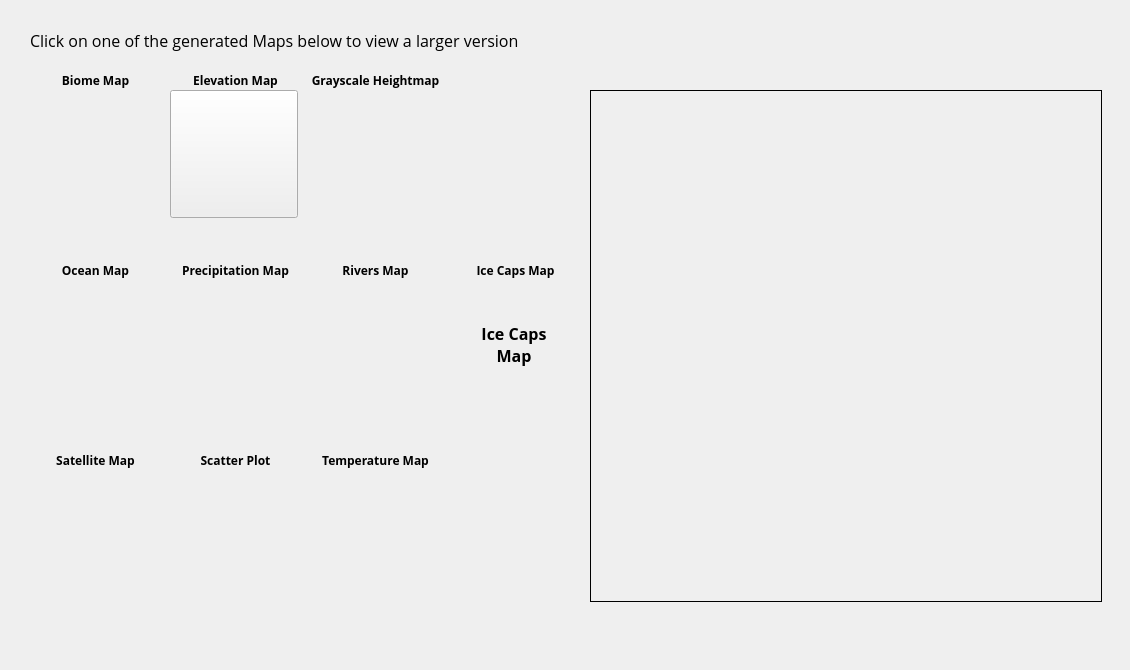
     <widget class="QWidget" name="tbMaps">
      <attribute name="title">
       <string>Generated Maps</string>
      </attribute>
      <widget class="QLabel" name="label_18">
       <property name="geometry">
        <rect>
         <x>30</x>
         <y>20</y>
         <width>541</width>
         <height>41</height>
        </rect>
       </property>
       <property name="font">
        <font>
         <family>Open Sans</family>
         <pointsize>-1</pointsize>
        </font>
       </property>
       <property name="styleSheet">
        <string notr="true">font-family: Open Sans;
font-size: 16px;</string>
       </property>
       <property name="text">
        <string>Click on one of the generated Maps below to view a larger version</string>
       </property>
       <property name="alignment">
        <set>Qt::AlignLeading|Qt::AlignLeft|Qt::AlignVCenter</set>
       </property>
       <property name="wordWrap">
        <bool>true</bool>
       </property>
      </widget>
      <widget class="QLabel" name="lblImage">
       <property name="geometry">
        <rect>
         <x>590</x>
         <y>90</y>
         <width>512</width>
         <height>512</height>
        </rect>
       </property>
       <property name="font">
        <font>
         <family>Open Sans</family>
         <pointsize>-1</pointsize>
        </font>
       </property>
       <property name="styleSheet">
        <string notr="true">font-family: Open Sans;
font-size: 16px;</string>
       </property>
       <property name="frameShape">
        <enum>QFrame::Box</enum>
       </property>
       <property name="text">
        <string/>
       </property>
       <property name="pixmap">
        <pixmap resource="worldengine.qrc">:/Images/seed_48791_biome.png</pixmap>
       </property>
       <property name="alignment">
        <set>Qt::AlignCenter</set>
       </property>
       <property name="wordWrap">
        <bool>true</bool>
       </property>
      </widget>
      <widget class="QPushButton" name="btnEM">
       <property name="geometry">
        <rect>
         <x>170</x>
         <y>90</y>
         <width>128</width>
         <height>128</height>
        </rect>
       </property>
       <property name="font">
        <font>
         <family>Open Sans</family>
         <pointsize>-1</pointsize>
         <weight>75</weight>
         <bold>true</bold>
        </font>
       </property>
       <property name="toolTip">
        <string>Elevation Map</string>
       </property>
       <property name="styleSheet">
        <string notr="true">font-family: Open Sans;
font-size: 16px;</string>
       </property>
       <property name="text">
        <string/>
       </property>
       <property name="icon">
        <iconset resource="worldengine.qrc">
         <normaloff>:/Images/seed_57829_elevation.png</normaloff>:/Images/seed_57829_elevation.png</iconset>
       </property>
       <property name="iconSize">
        <size>
         <width>112</width>
         <height>112</height>
        </size>
       </property>
      </widget>
      <widget class="QPushButton" name="btnPM">
       <property name="geometry">
        <rect>
         <x>170</x>
         <y>280</y>
         <width>128</width>
         <height>128</height>
        </rect>
       </property>
       <property name="font">
        <font>
         <family>Open Sans</family>
         <pointsize>-1</pointsize>
         <weight>75</weight>
         <bold>true</bold>
        </font>
       </property>
       <property name="toolTip">
        <string>Precipitation Map</string>
       </property>
       <property name="styleSheet">
        <string notr="true">font-family: Open Sans;
font-size: 16px;</string>
       </property>
       <property name="text">
        <string/>
       </property>
       <property name="icon">
        <iconset resource="worldengine.qrc">
         <normaloff>:/Images/seed_57829_precipitation.png</normaloff>:/Images/seed_57829_precipitation.png</iconset>
       </property>
       <property name="iconSize">
        <size>
         <width>112</width>
         <height>112</height>
        </size>
       </property>
       <property name="flat">
        <bool>true</bool>
       </property>
      </widget>
      <widget class="QPushButton" name="btnTM">
       <property name="geometry">
        <rect>
         <x>310</x>
         <y>470</y>
         <width>128</width>
         <height>128</height>
        </rect>
       </property>
       <property name="font">
        <font>
         <family>Open Sans</family>
         <pointsize>-1</pointsize>
         <weight>75</weight>
         <bold>true</bold>
        </font>
       </property>
       <property name="toolTip">
        <string>Temperature Map</string>
       </property>
       <property name="styleSheet">
        <string notr="true">font-family: Open Sans;
font-size: 16px;</string>
       </property>
       <property name="text">
        <string/>
       </property>
       <property name="icon">
        <iconset resource="worldengine.qrc">
         <normaloff>:/Images/seed_57829_temperature.png</normaloff>:/Images/seed_57829_temperature.png</iconset>
       </property>
       <property name="iconSize">
        <size>
         <width>112</width>
         <height>112</height>
        </size>
       </property>
       <property name="flat">
        <bool>true</bool>
       </property>
      </widget>
      <widget class="QPushButton" name="btnBM">
       <property name="geometry">
        <rect>
         <x>30</x>
         <y>90</y>
         <width>128</width>
         <height>128</height>
        </rect>
       </property>
       <property name="font">
        <font>
         <family>Open Sans</family>
         <pointsize>-1</pointsize>
         <weight>75</weight>
         <bold>true</bold>
        </font>
       </property>
       <property name="toolTip">
        <string>Biome Map</string>
       </property>
       <property name="styleSheet">
        <string notr="true">font-family: Open Sans;
font-size: 16px;</string>
       </property>
       <property name="text">
        <string/>
       </property>
       <property name="icon">
        <iconset resource="worldengine.qrc">
         <normaloff>:/Images/seed_57829_biome.png</normaloff>:/Images/seed_57829_biome.png</iconset>
       </property>
       <property name="iconSize">
        <size>
         <width>112</width>
         <height>112</height>
        </size>
       </property>
       <property name="flat">
        <bool>true</bool>
       </property>
      </widget>
      <widget class="QPushButton" name="btnOM">
       <property name="geometry">
        <rect>
         <x>30</x>
         <y>280</y>
         <width>128</width>
         <height>128</height>
        </rect>
       </property>
       <property name="font">
        <font>
         <family>Open Sans</family>
         <pointsize>-1</pointsize>
         <weight>75</weight>
         <bold>true</bold>
        </font>
       </property>
       <property name="toolTip">
        <string>Ocean Map</string>
       </property>
       <property name="styleSheet">
        <string notr="true">font-family: Open Sans;
font-size: 16px;</string>
       </property>
       <property name="text">
        <string/>
       </property>
       <property name="icon">
        <iconset resource="worldengine.qrc">
         <normaloff>:/Images/seed_57829_ocean.png</normaloff>:/Images/seed_57829_ocean.png</iconset>
       </property>
       <property name="iconSize">
        <size>
         <width>112</width>
         <height>112</height>
        </size>
       </property>
       <property name="flat">
        <bool>true</bool>
       </property>
      </widget>
      <widget class="QPushButton" name="btnRM">
       <property name="geometry">
        <rect>
         <x>310</x>
         <y>280</y>
         <width>128</width>
         <height>128</height>
        </rect>
       </property>
       <property name="font">
        <font>
         <family>Open Sans</family>
         <pointsize>-1</pointsize>
         <weight>75</weight>
         <bold>true</bold>
        </font>
       </property>
       <property name="toolTip">
        <string>Rivers Map</string>
       </property>
       <property name="styleSheet">
        <string notr="true">font-family: Open Sans;
font-size: 16px;</string>
       </property>
       <property name="text">
        <string/>
       </property>
       <property name="icon">
        <iconset resource="worldengine.qrc">
         <normaloff>:/Images/seed_57829_rivers.png</normaloff>:/Images/seed_57829_rivers.png</iconset>
       </property>
       <property name="iconSize">
        <size>
         <width>112</width>
         <height>112</height>
        </size>
       </property>
       <property name="flat">
        <bool>true</bool>
       </property>
      </widget>
      <widget class="QPushButton" name="btnGH">
       <property name="geometry">
        <rect>
         <x>310</x>
         <y>90</y>
         <width>128</width>
         <height>128</height>
        </rect>
       </property>
       <property name="font">
        <font>
         <family>Open Sans</family>
         <pointsize>-1</pointsize>
         <weight>75</weight>
         <bold>true</bold>
        </font>
       </property>
       <property name="toolTip">
        <string>Grayscale Heightmap</string>
       </property>
       <property name="styleSheet">
        <string notr="true">font-family: Open Sans;
font-size: 16px;</string>
       </property>
       <property name="text">
        <string/>
       </property>
       <property name="icon">
        <iconset resource="worldengine.qrc">
         <normaloff>:/Images/seed_57829_grayscale.png</normaloff>:/Images/seed_57829_grayscale.png</iconset>
       </property>
       <property name="iconSize">
        <size>
         <width>112</width>
         <height>112</height>
        </size>
       </property>
       <property name="flat">
        <bool>true</bool>
       </property>
      </widget>
      <widget class="QPushButton" name="btnSP">
       <property name="geometry">
        <rect>
         <x>170</x>
         <y>470</y>
         <width>128</width>
         <height>128</height>
        </rect>
       </property>
       <property name="font">
        <font>
         <family>Open Sans</family>
         <pointsize>-1</pointsize>
         <weight>75</weight>
         <bold>true</bold>
        </font>
       </property>
       <property name="toolTip">
        <string>Scatter Plot</string>
       </property>
       <property name="styleSheet">
        <string notr="true">font-family: Open Sans;
font-size: 16px;</string>
       </property>
       <property name="text">
        <string/>
       </property>
       <property name="icon">
        <iconset resource="worldengine.qrc">
         <normaloff>:/Images/seed_57829_scatter.png</normaloff>:/Images/seed_57829_scatter.png</iconset>
       </property>
       <property name="iconSize">
        <size>
         <width>112</width>
         <height>112</height>
        </size>
       </property>
       <property name="flat">
        <bool>true</bool>
       </property>
      </widget>
      <widget class="QPushButton" name="btnSM">
       <property name="geometry">
        <rect>
         <x>30</x>
         <y>470</y>
         <width>128</width>
         <height>128</height>
        </rect>
       </property>
       <property name="font">
        <font>
         <family>Open Sans</family>
         <pointsize>-1</pointsize>
         <weight>75</weight>
         <bold>true</bold>
        </font>
       </property>
       <property name="toolTip">
        <string>Satellite Map</string>
       </property>
       <property name="styleSheet">
        <string notr="true">font-family: Open Sans;
font-size: 16px;</string>
       </property>
       <property name="text">
        <string/>
       </property>
       <property name="icon">
        <iconset resource="worldengine.qrc">
         <normaloff>:/Images/seed_57829_satellite.png</normaloff>:/Images/seed_57829_satellite.png</iconset>
       </property>
       <property name="iconSize">
        <size>
         <width>112</width>
         <height>112</height>
        </size>
       </property>
       <property name="flat">
        <bool>true</bool>
       </property>
      </widget>
      <widget class="QPushButton" name="btnICM">
       <property name="geometry">
        <rect>
         <x>450</x>
         <y>280</y>
         <width>128</width>
         <height>128</height>
        </rect>
       </property>
       <property name="font">
        <font>
         <family>Open Sans</family>
         <pointsize>-1</pointsize>
         <weight>75</weight>
         <bold>true</bold>
        </font>
       </property>
       <property name="toolTip">
        <string>Ice Caps Map</string>
       </property>
       <property name="styleSheet">
        <string notr="true">font-family: Open Sans;
font-size: 16px;</string>
       </property>
       <property name="text">
        <string>Ice Caps
Map</string>
       </property>
       <property name="flat">
        <bool>true</bool>
       </property>
      </widget>
      <widget class="QLabel" name="label_4">
       <property name="geometry">
        <rect>
         <x>0</x>
         <y>0</y>
         <width>1121</width>
         <height>661</height>
        </rect>
       </property>
       <property name="text">
        <string/>
       </property>
       <property name="pixmap">
        <pixmap resource="worldengine.qrc">:/Images/seed_48791_elevation.png</pixmap>
       </property>
       <property name="scaledContents">
        <bool>true</bool>
       </property>
      </widget>
      <widget class="QLabel" name="label_5">
       <property name="geometry">
        <rect>
         <x>30</x>
         <y>70</y>
         <width>131</width>
         <height>20</height>
        </rect>
       </property>
       <property name="font">
        <font>
         <family>Open Sans</family>
         <weight>75</weight>
         <bold>true</bold>
        </font>
       </property>
       <property name="text">
        <string>Biome Map</string>
       </property>
       <property name="alignment">
        <set>Qt::AlignCenter</set>
       </property>
      </widget>
      <widget class="QLabel" name="label_15">
       <property name="geometry">
        <rect>
         <x>170</x>
         <y>70</y>
         <width>131</width>
         <height>20</height>
        </rect>
       </property>
       <property name="font">
        <font>
         <family>Open Sans</family>
         <weight>75</weight>
         <bold>true</bold>
        </font>
       </property>
       <property name="text">
        <string>Elevation Map</string>
       </property>
       <property name="alignment">
        <set>Qt::AlignCenter</set>
       </property>
      </widget>
      <widget class="QLabel" name="label_16">
       <property name="geometry">
        <rect>
         <x>310</x>
         <y>70</y>
         <width>131</width>
         <height>20</height>
        </rect>
       </property>
       <property name="font">
        <font>
         <family>Open Sans</family>
         <weight>75</weight>
         <bold>true</bold>
        </font>
       </property>
       <property name="text">
        <string>Grayscale Heightmap</string>
       </property>
       <property name="alignment">
        <set>Qt::AlignCenter</set>
       </property>
      </widget>
      <widget class="QLabel" name="label_17">
       <property name="geometry">
        <rect>
         <x>30</x>
         <y>260</y>
         <width>131</width>
         <height>20</height>
        </rect>
       </property>
       <property name="font">
        <font>
         <family>Open Sans</family>
         <weight>75</weight>
         <bold>true</bold>
        </font>
       </property>
       <property name="text">
        <string>Ocean Map</string>
       </property>
       <property name="alignment">
        <set>Qt::AlignCenter</set>
       </property>
      </widget>
      <widget class="QLabel" name="label_44">
       <property name="geometry">
        <rect>
         <x>310</x>
         <y>260</y>
         <width>131</width>
         <height>20</height>
        </rect>
       </property>
       <property name="font">
        <font>
         <family>Open Sans</family>
         <weight>75</weight>
         <bold>true</bold>
        </font>
       </property>
       <property name="text">
        <string>Rivers Map</string>
       </property>
       <property name="alignment">
        <set>Qt::AlignCenter</set>
       </property>
      </widget>
      <widget class="QLabel" name="label_45">
       <property name="geometry">
        <rect>
         <x>170</x>
         <y>260</y>
         <width>131</width>
         <height>20</height>
        </rect>
       </property>
       <property name="font">
        <font>
         <family>Open Sans</family>
         <weight>75</weight>
         <bold>true</bold>
        </font>
       </property>
       <property name="text">
        <string>Precipitation Map</string>
       </property>
       <property name="alignment">
        <set>Qt::AlignCenter</set>
       </property>
      </widget>
      <widget class="QLabel" name="label_46">
       <property name="geometry">
        <rect>
         <x>450</x>
         <y>260</y>
         <width>131</width>
         <height>20</height>
        </rect>
       </property>
       <property name="font">
        <font>
         <family>Open Sans</family>
         <weight>75</weight>
         <bold>true</bold>
        </font>
       </property>
       <property name="text">
        <string>Ice Caps Map</string>
       </property>
       <property name="alignment">
        <set>Qt::AlignCenter</set>
       </property>
      </widget>
      <widget class="QLabel" name="label_47">
       <property name="geometry">
        <rect>
         <x>30</x>
         <y>450</y>
         <width>131</width>
         <height>20</height>
        </rect>
       </property>
       <property name="font">
        <font>
         <family>Open Sans</family>
         <weight>75</weight>
         <bold>true</bold>
        </font>
       </property>
       <property name="text">
        <string>Satellite Map</string>
       </property>
       <property name="alignment">
        <set>Qt::AlignCenter</set>
       </property>
      </widget>
      <widget class="QLabel" name="label_48">
       <property name="geometry">
        <rect>
         <x>310</x>
         <y>450</y>
         <width>131</width>
         <height>20</height>
        </rect>
       </property>
       <property name="font">
        <font>
         <family>Open Sans</family>
         <weight>75</weight>
         <bold>true</bold>
        </font>
       </property>
       <property name="text">
        <string>Temperature Map</string>
       </property>
       <property name="alignment">
        <set>Qt::AlignCenter</set>
       </property>
      </widget>
      <widget class="QLabel" name="label_49">
       <property name="geometry">
        <rect>
         <x>170</x>
         <y>450</y>
         <width>131</width>
         <height>20</height>
        </rect>
       </property>
       <property name="font">
        <font>
         <family>Open Sans</family>
         <weight>75</weight>
         <bold>true</bold>
        </font>
       </property>
       <property name="text">
        <string>Scatter Plot</string>
       </property>
       <property name="alignment">
        <set>Qt::AlignCenter</set>
       </property>
      </widget>
      <zorder>label_4</zorder>
      <zorder>label_18</zorder>
      <zorder>lblImage</zorder>
      <zorder>btnEM</zorder>
      <zorder>btnPM</zorder>
      <zorder>btnTM</zorder>
      <zorder>btnBM</zorder>
      <zorder>btnOM</zorder>
      <zorder>btnRM</zorder>
      <zorder>btnGH</zorder>
      <zorder>btnSP</zorder>
      <zorder>btnSM</zorder>
      <zorder>btnICM</zorder>
      <zorder>label_5</zorder>
      <zorder>label_15</zorder>
      <zorder>label_16</zorder>
      <zorder>label_17</zorder>
      <zorder>label_44</zorder>
      <zorder>label_45</zorder>
      <zorder>label_46</zorder>
      <zorder>label_47</zorder>
      <zorder>label_48</zorder>
      <zorder>label_49</zorder>
     </widget>
